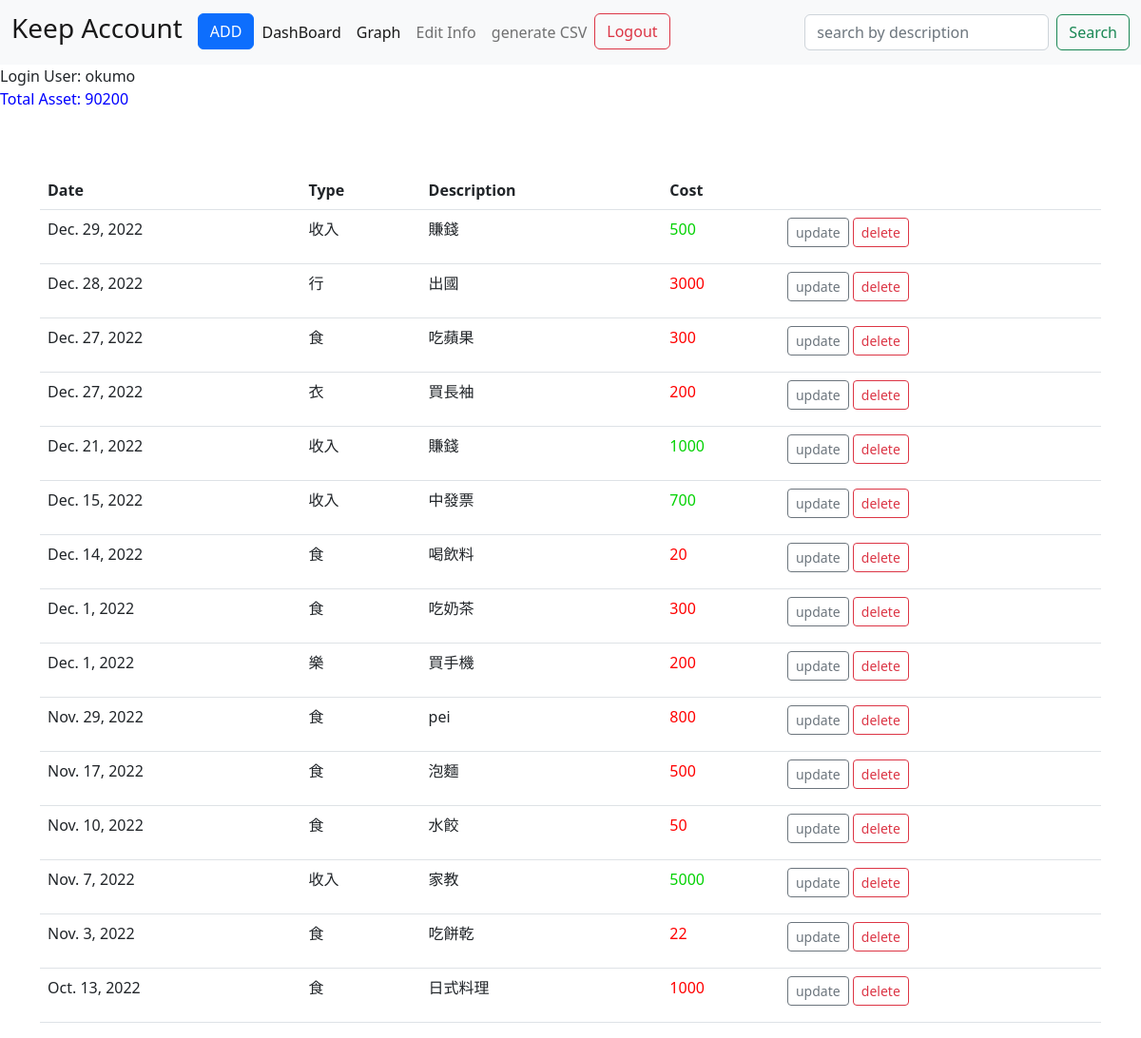
The app's page /keepAccount/ (signed in), older data.
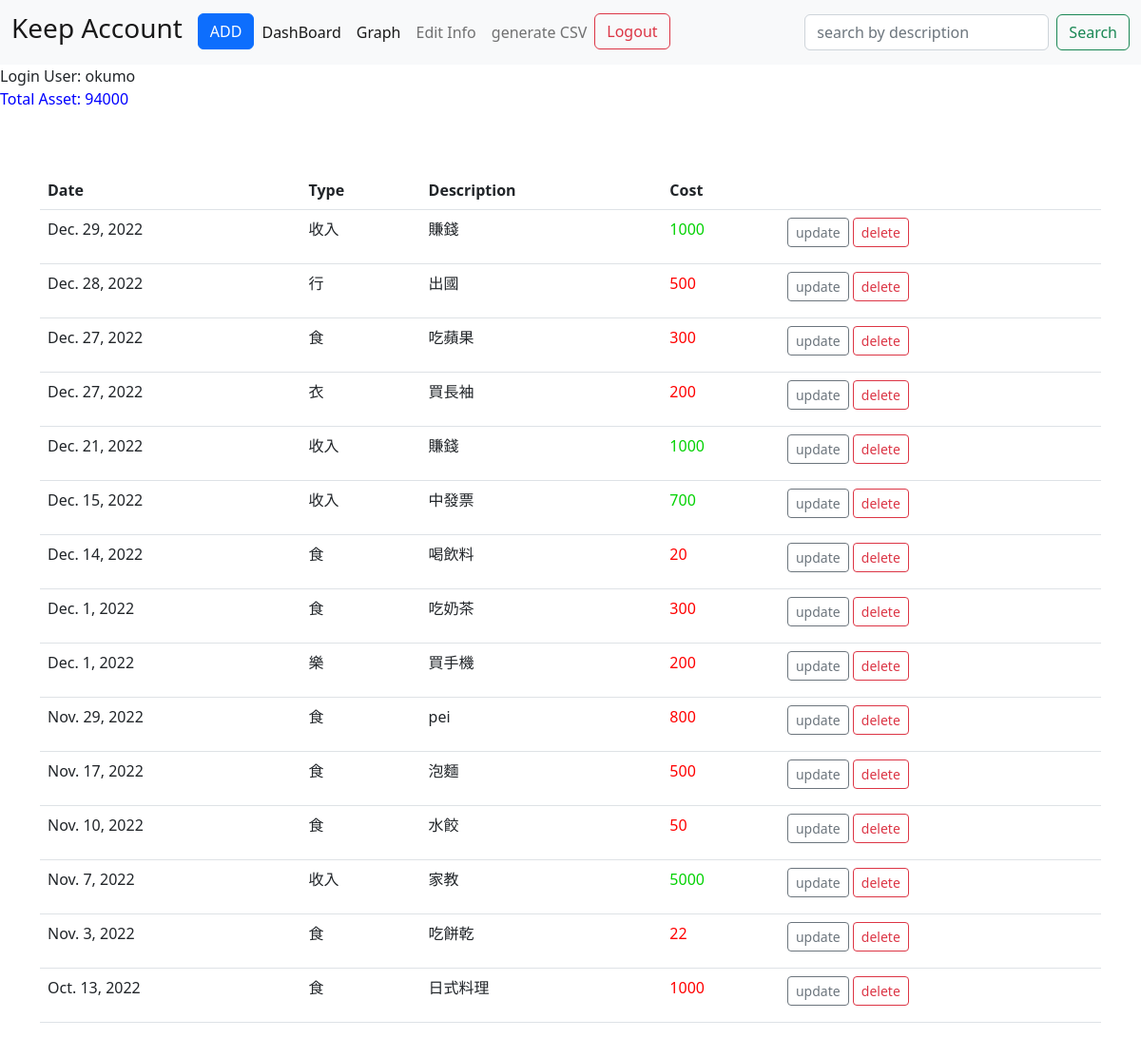
The same page, newer data.
### keepAccount/models.py (models this page shows, shortened)
class account(models.Model):
    user=models.ForeignKey(User,blank=True,null=True, on_delete=models.CASCADE)
    description=models.TextField(blank=True)
    cost=models.IntegerField()
    date=models.DateField()
    type=models.CharField(max_length = 20,choices = TYPE_CHOICES,default = '1')

### keepAccount/views.py (the view, shortened to what this page needs)
# urls.py: path('', views.index, name='index'),
def index(request):
    costList=account.objects.filter(user=request.user).order_by('-date','-cost')
    if assets.objects.filter(user=request.user).exists():
        items=assets.objects.get(user=request.user)
        return render(request,'keepAccount/index.html',{
            'editForm':editForm,
            'costList':costList,
            'items':items.asset
        })
    return render(request,'keepAccount/index.html',{
            'editForm':editForm,
            'costList':costList,
        })

### keepAccount/templates/keepAccount/index.html (shortened to what this page needs)
{% extends "keepAccount/base.html" %}
{% block body %}
<br>
<div class="container">
    <table class="table">
        <thead>
            <tr>
                <th scope="col">Date</th>
                <th scope="col">Type</th>
                <th scope="col">Description</th>
                <th scope="col">Cost</th>
                <th scope="col"></th>
            </tr>
        </thead>
        <tbody>
            {% for list in costList%}
            <tr>
                <td>{{list.date}}</td>
                <td>{{list.type}}</td>
                <td>{{list.description}}</td>
                {% if list.type == '收入' %}
                <td>
                    <p style="color:rgb(4, 210, 4)">{{list.cost}}</p>
                </td>
                {% else %}
                <td>
                    <p style="color:rgb(255, 0, 0)">{{list.cost}}</p>
                </td>
                {% endif %}
                <td><a href="{% url 'update' list.id %}" class="btn btn-outline-secondary btn-sm">update</a>
                    <a href="{%url 'delete' list.id%}" class="btn btn-outline-danger btn-sm">delete</a>
                </td>
            </tr>
            {% endfor %}
        </tbody>
    </table>
</div>
{% endblock %}

### keepAccount/templates/keepAccount/base.html (shortened to what this page needs)
<!DOCTYPE html>
<html lang="en">
<head>
    <link href="https://cdn.jsdelivr.net/npm/bootstrap@5.2.3/dist/css/bootstrap.min.css" rel="stylesheet"
>
</head>
<body>
    <nav class="navbar navbar-expand-lg bg-light">
        <div class="container-fluid">
            <a class="navbar-brand" href="{% url 'index' %}">
                <h3>Keep Account</h3>
            </a>
            <div class="collapse navbar-collapse" id="navbarSupportedContent">
                <ul class="navbar-nav me-auto mb-2 mb-lg-0">
                    <li class="nav-item">
                        <button type="button" class="btn btn-primary" data-bs-toggle="modal"
                            data-bs-target="#exampleModal">
                            ADD
                        </button>
                    </li>
                    <li class="nav-item">
                        <a class="nav-link active" href="{%url 'overview'%}">DashBoard</a>
                    </li>
                    <li><a class="nav-link active" href="{% url 'graph' %}">Graph</a></li>
                    <li class="nav-item">
                        <a class="nav-link" href="{% url 'asset' %}">Edit Info</a>
                    </li>
                    <li class="nav-item">
                        <a class="nav-link" href="{% url 'generateCSV' %}">generate CSV</a>
                    </li>
                    <li class="nav-item">
                        {% if user.is_authenticated %}
                        <a class="btn btn-outline-danger" href="{%url 'logout'%}">Logout</a>
                        {% else %}
                        <a class="btn btn-outline-danger" href="{%url 'login'%}">Log In Here</a>
                        {% endif %}
                    </li>
                </ul>
                <form class="d-flex" role="search" action="{% url 'search'%}" method="POST">
                    <input class="form-control me-2" type="search" placeholder="search by description"
                        aria-label="Search" name="searched">
                    <button class="btn btn-outline-success" type="submit">Search</button>
                </form>
            </div>
        </div>
    </nav>
    Login User: {{user}}
    <br>
    <p style="color: blue;">
        {% if items %}
        Total Asset: {{items}}
        {% endif %}
    </p>
    <br>
    {% block body %}
    {% endblock %}
</body>
</html>

Row changes from the older to the newer data that the page shows:
changed account "Dec. 29, 2022": cost "500" → "1000"
changed account "Dec. 28, 2022": cost "3000" → "500"
Text that changed along with them:
{{ items }}: "90200" → "94000"
